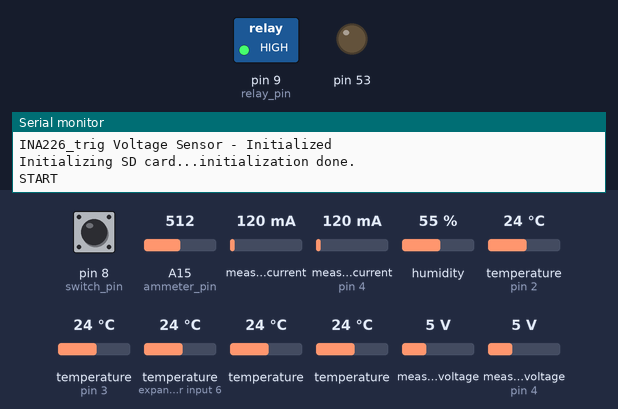
The sketch below on a simulated Arduino Mega 2560, built with avr-gcc and run on an emulated ATmega2560. On the bench: switched loads named in the sketch (green lamp = pin HIGH), output pins drawn as LEDs (lit = HIGH), the last lines printed to the serial monitor. The inputs (shaded band) are chosen by the test bench; at power-on: measured voltage 5 V, pin 8 (switch_pin) HIGH, A15 (ammeter_pin) = 512, measured current 120 mA, measured current (sensor on pin 4) 120 mA, humidity 55 %, temperature (sensors on pin 2, pin 3, expander input 6) 24 °C, temperature 24 °C, measured voltage (sensor on pin 4) 5 V. The local clock reads 2024-03-15 10:24:30 at power-on unless the sketch sets it; storage starts empty.

Above: at 1.2 s.
1.3 s: measured voltage (sensor 0) set to 4.2 V
2.8 s: measured voltage (sensor 0) set to 3.7 V
At 3.5 s:
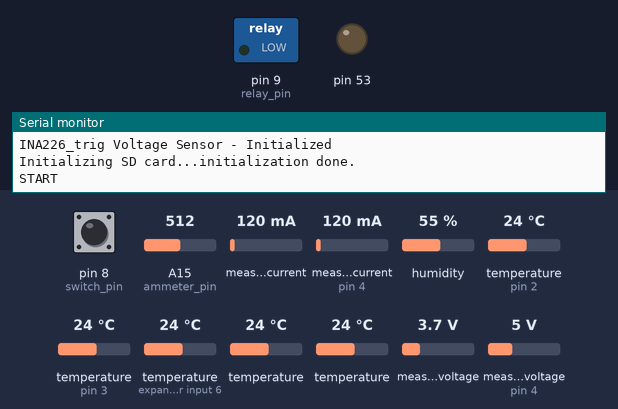
4.6 s: pin 8 (switch_pin) pulled LOW for 0.15 s
At 6.0 s:
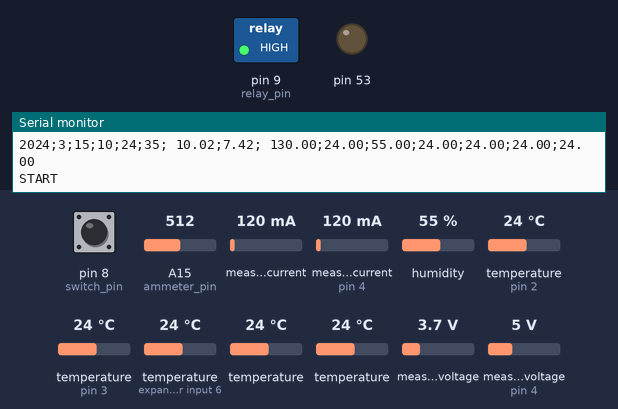
7.0 s: pin 8 (switch_pin) pulled LOW for 1 s
At 8.0 s:
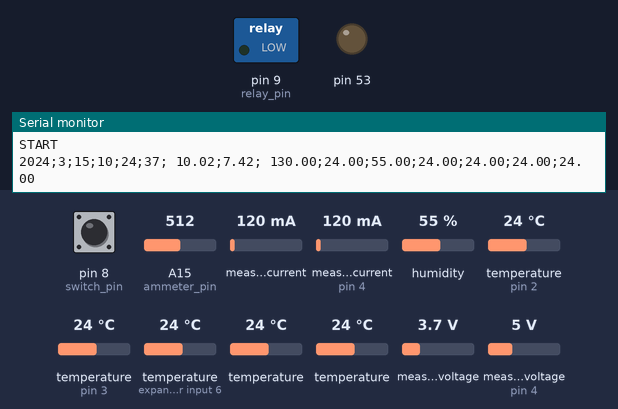
10.3 s: pin 8 (switch_pin) pulled LOW for 3.2 s
At 15.0 s:
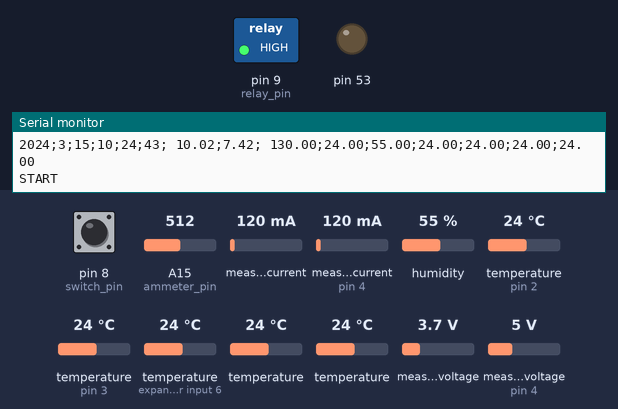
Timing chart, 0 to 34.5 s (numbered marks = the images above; inputs shaded):
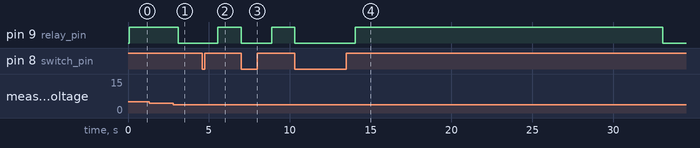

Measured:
- the behaviour switches between 4 and 3.9 V on measured voltage (sensor 0) (found by bisection; images 0 and 1)
- after the input at 1.3 s, every drawn part: stays the same
- after the input at 2.8 s, pin 9 (relay_pin): HIGH → LOW after 0.30 s
- after the input at 4.6 s, pin 9 (relay_pin): LOW → HIGH after 0.96 s
- after the input at 7.0 s, pin 9 (relay_pin): HIGH → LOW at once, → HIGH 1.9 s later
- after the input at 10.3 s, pin 9 (relay_pin): HIGH → LOW after 0.00 s instead of 17.6 s

The sketch:

00c_MEGA_extra.ino
```cpp
/* FOR ONLY BOX-C HARDWARE */

#include <Wire.h>
#include <INA226_WE.h>
#include "RTClib.h"
#include <SPI.h>
#include <SD.h>
#include "DHT.h"
#include <Adafruit_INA219.h>
#include <OneWire.h>
#include <DallasTemperature.h>
#include <avr/wdt.h>
#include <NewPing.h>

/* -------------------------------- Ultrasonics (HC-SR04) Configuration -------------------------------- */
/*
#define TRIGGER_PIN  5  // Arduino pin tied to trigger pin on the ultrasonic sensor.
#define ECHO_PIN     4  // Arduino pin tied to echo pin on the ultrasonic sensor.
#define MAX_DISTANCE 200 // Maximum distance we want to ping for (in centimeters). Maximum sensor distance is rated at 400-500cm.
#define us_roundtrip_mm 5.7
NewPing sonar(TRIGGER_PIN, ECHO_PIN, MAX_DISTANCE);
*/

/* -------------------------------- OneWire (DS18B20) Configuration -------------------------------- */
#define ONE_WIRE_BUS 2
#define TEMPERATURE_PRECISION 12
OneWire oneWire(ONE_WIRE_BUS);
DallasTemperature sensors(&oneWire);
// Update the addresses below according to your OneWire Addresses, check "DallasTemperature" library example (ex. oneWireSearch).
DeviceAddress C0_thermometer = { 0x28, 0x4E, 0x12, 0xFF, 0x0C, 0x00, 0x00, 0xD7 };
DeviceAddress C1_thermometer = { 0x28, 0xBC, 0x54, 0xFE, 0x0C, 0x00, 0x00, 0x31 };
DeviceAddress C2_thermometer = { 0x28, 0xA6, 0xF9, 0x71, 0x15, 0x21, 0x01, 0xA6 };
DeviceAddress C3_thermometer = { 0x28, 0x88, 0x78, 0x38, 0x11, 0x20, 0x06, 0xAF };
float C0_temp, C1_temp, C2_temp, C3_temp;


/* -------------------------------- DHT22 Configuration -------------------------------- */
#define DHTPIN 3
#define DHTTYPE DHT22
DHT dht(DHTPIN, DHTTYPE);
float h, t;
//unsigned long lastDHTreading = 0;
//int DHT_delay_ms = 300;
// ^ not yet uploaded ^

/* -------------------------------- 2x INA226 (Voltmeters) / INA219 (low-Amp) Configuration -------------------------------- */
#define I2C_ADDRESS 0x40
#define I2C_ADDRESS_TRIG 0x44
INA226_WE ina226 = INA226_WE(I2C_ADDRESS);
INA226_WE ina226_trig = INA226_WE(I2C_ADDRESS_TRIG);
Adafruit_INA219 ina219(0x41);
float shuntVoltage_mV = 0.0;
float loadVoltage_V = 0.0;
float busVoltage_V = 0.0;
float current_mA = 0;
float trig_shuntVoltage_mV = 0.0;
float trig_loadVoltage_V = 0.0;
float trig_busVoltage_V = 0.0;

/* -------------------------------- RTC & SD Card Configuration -------------------------------- */
RTC_DS3231 rtc;
DateTime now;
File myFile, myFile2, myFile3, myFile4;
String filename_general = "genC.txt";
String filename_max = "maxC.txt";
String filename_triggerVolt = "trig_Cf.txt";
String filename_log = "log_C.txt";
const byte chipSelect = 53; // same as SS

/* -------------------------------- MPPT Parameters -------------------------------- */
const byte switch_pin = 8;
const byte relay_pin = 9;
float power_mW = 0;
float P_max = 0;
byte k = 0;
unsigned int j = 0;
String buff = "";
unsigned int overload = 0;
byte found_peak_cycles = 0;

/* DO NOT CHANGE THESE VALUES */
bool high = false;
bool discharging = false;
bool firsttime = true;
bool rested = true;
/* DO NOT CHANGE THESE VALUES */

const bool use_hall_effect = true;
const byte trigger_threshold = 10;
const byte limit_volt = 7;
const byte limit_k = 50;
const byte peaks_before_reboot = 10;
//const byte dischargeTime_before_reboot = 2;  // 2 mins

/* -------------------------------- MPPT - Hall effect -------------------------------- */
const int ammeter_pin = A15;
byte sensitive = 100;   // for 20A Range
float offset = 2487;

/* -------------------------------- MPPT - MovAvg for Hall effect (no longer used) --------------------------------
  const byte numReadings = 1;
  float readings[numReadings];      // the readings from the analog input
  byte readIndex = 0;              // the index of the current reading
  float total = 0;                  // the running total
  float average = 0;                // the average
  //float current = 0;
*/

void setup() {
  /* ========================== Initialization ========================== */
  pinMode(switch_pin, INPUT_PULLUP);
  pinMode(relay_pin, OUTPUT);
  digitalWrite(relay_pin, LOW);

  Serial.begin(9600);
  Wire.begin();

  /* ========================== OneWire (DS18B20) ========================== */
  sensors.begin();
  sensors.setResolution(C0_thermometer, TEMPERATURE_PRECISION);
  sensors.setResolution(C1_thermometer, TEMPERATURE_PRECISION);
  sensors.setResolution(C2_thermometer, TEMPERATURE_PRECISION);
  sensors.setResolution(C3_thermometer, TEMPERATURE_PRECISION);
  /* ========================== DHT22 ========================== */
  dht.begin();
  /* ========================== INA226 ========================== */
  ina226.init();
  Serial.println(F("INA226 Voltage Sensor - Initialized"));
  ina226.waitUntilConversionCompleted();

  ina226_trig.init();
  Serial.println(F("INA226_trig Voltage Sensor - Initialized"));
  ina226_trig.waitUntilConversionCompleted();
  /* ========================== INA219 ========================== */
  if (!use_hall_effect) {
    if (!ina219.begin()) {
      Serial.println(F("Failed to find INA219 chip"));
      while (1) {
        delay(10);
      }
    }
  }
  /* ========================== RTC ========================== */
  if (! rtc.begin()) {
    Serial.println(F("Couldn't find RTC"));
    Serial.flush();
    while (1) delay(10);
  }
  if (rtc.lostPower()) {
    Serial.println(F("RTC lost power, let's set the time!"));
    rtc.adjust(DateTime(F(__DATE__), F(__TIME__)));
  }
  /* ========================== SD Card ========================== */
  Serial.print(F("Initializing SD card..."));
  pinMode(SS, OUTPUT);
  if (!SD.begin(chipSelect)) {
    Serial.println("initialization failed!");
    return;
  }
  Serial.println(F("initialization done."));
  /* ========================== MovAvg (no longer used) ========================== */
  /*
    for (int thisReading = 0; thisReading < numReadings; thisReading++) {
    readings[thisReading] = 0;
    }*/
}

/* =================================== MPPT OPERATION =================================== */
void loop() {
  read_trigger_voltage();

  while (trig_loadVoltage_V * 2 < trigger_threshold) {
    if (!rested) digitalWrite(relay_pin, LOW); // open circuit
    rested = true;
    delay(5000); // idle for 5 seconds
    read_trigger_voltage();
    SD_card_triggerVolt();
    Serial.print(F("Waiting for open-circuit voltage to reach threshold, current volt: "));
    Serial.print(trig_loadVoltage_V * 2);
    Serial.println(F(" V, current distance: "));

    if (trig_loadVoltage_V * 2 >= trigger_threshold) break;
  }


  while (true) {
    //Serial.println(String(millis() - checkpoint));
    //checkpoint = millis();
    if (digitalRead(switch_pin) == HIGH && (!high || rested)) {
      Serial.println(F("START"));
      discharging = false;
      buff = "";
      high = true;
      firsttime = true;
      rested = false;
      //start_of_cycle = millis();
      digitalWrite(relay_pin, HIGH);
    }
    else if (digitalRead(switch_pin) == LOW && high) {
      digitalWrite(relay_pin, LOW);
      buff = "";
      high = false;
      j = 0;
    }

    ina226.readAndClearFlags();
    shuntVoltage_mV = ina226.getShuntVoltage_mV();
    busVoltage_V = ina226.getBusVoltage_V();
    loadVoltage_V  = busVoltage_V + (shuntVoltage_mV / 1000);

    if (!use_hall_effect) current_mA = ina219.getCurrent_mA();
    else if (use_hall_effect) current_mA = getCurrentAvg() * 1000;

    power_mW = (loadVoltage_V * 2) * current_mA;

    if (high && !discharging) {
      if (firsttime) {
        buff = "-9;0\n";
        buff += String(loadVoltage_V * 2) + ";" + String(current_mA, 1) + "\n";
        firsttime = false;
        j++;
        P_max = 0;
        k = 0;
        overload = 0;
      }
      else if (j < 250) {
        buff += String(loadVoltage_V * 2) + ";" + String(current_mA, 1) + "\n";
        j++;
      }
      else if (j == 250) {
        byte newline_index = buff.indexOf("\n", 5);
        buff.remove(5, newline_index + 1 - 5);
        buff.concat(String(loadVoltage_V * 2) + ";" + String(current_mA, 1) + "\n");
        overload++;
        if (overload == 300 * 10) {
          digitalWrite(relay_pin, LOW);
          Serial.println(F("Cannot find MPPT peaks within 3000 rows ... Discharge & Reboot ..."));
          SD_card_log();
          delay(120000);
          Serial.println(F("REBOOT\n"));
          software_Reboot();
        }
      }
      //Serial.println(loadVoltage_V * 2);
      if (loadVoltage_V * 2 >= limit_volt) {
        if (power_mW > P_max) {
          P_max = power_mW;
          k = 0;
          continue;
        }
        else {
          if (power_mW < 0.8 * P_max) {
            k++;
            if (k > limit_k) {
              digitalWrite(relay_pin, LOW);
              sensors.requestTemperatures();
              C0_temp = read_surface_temperature(C0_thermometer);
              C1_temp = read_surface_temperature(C1_thermometer);
              C2_temp = read_surface_temperature(C2_thermometer);
              C3_temp = read_surface_temperature(C3_thermometer);
              read_DHT();
              now = rtc.now();
              SD_card_timePowerAmbTempAtMAX();
              buff.concat(String(now.year()) + ";"
                          + String(now.month()) + ";"
                          + String(now.day()) + ";"
                          + String(now.hour()) + ";"
                          + String(now.minute()) + ";"
                          + String(now.second()));
              SD_card_allAtOnce();
              P_max = 0;
              k = 0;
              j = 0;
              discharging = true;
              firsttime = true;
              found_peak_cycles++;
              Serial.println(overload);
              Serial.println(found_peak_cycles);
              continue;
            }
            else continue;
          }
          else continue;
        }
      }
      else continue;
    }
    else if (high && discharging) {
      delay(200);
      if (found_peak_cycles == peaks_before_reboot) {
        Serial.println(F("Numbers of peaks reach threshold ... Discharge & Reboot ..."));
        delay(120000);
        Serial.println(F("REBOOT\n"));
        software_Reboot();
      }
      Serial.println(String(loadVoltage_V * 2) + ";" + String(current_mA, 1));
      if (loadVoltage_V * 2 < limit_volt) {
        read_trigger_voltage();
        SD_card_triggerVolt();
        if (trig_loadVoltage_V * 2 >= trigger_threshold) {
          Serial.println(F("START"));
          discharging = false;
          digitalWrite(relay_pin, HIGH);
          continue;
        }
        else {
          rested = false;
          break;
        }
      }
    }
    else if (!high) {
      read_trigger_voltage();
      SD_card_triggerVolt();  // <-- already includes DHT22 and Time readings!
      Serial.println(String(now.year()) + ";"
                     + String(now.month()) + ";"
                     + String(now.day()) + ";"
                     + String(now.hour()) + ";"
                     + String(now.minute()) + ";"
                     + String(now.second()) + ";" + " "
                     + String(trig_loadVoltage_V * 2) + ";"
                     + String(loadVoltage_V * 2) + ";" + " "
                     + String(current_mA) + ";"
                     + String(t) + ";"
                     + String(h) + ";"
                     + String(C0_temp) + ";"
                     + String(C1_temp) + ";"
                     + String(C2_temp) + ";"
                     + String(C3_temp));
      delay(100);
      if (trig_loadVoltage_V * 2 < trigger_threshold) {
        rested = false;
        break;
      }
    }
  }
}

/* =================================== FUNCTION ZONE =================================== */

float getCurrentAvg() {
  int count = 4;
  float sum = 0;
  for (int i = 0; i < count; i++) {
    sum += getCurrent();
    //delay(1);
  }
  float val = sum / count;
  return val;
}

float getCurrent() {
  int a = analogRead(ammeter_pin);
  float v = (a / 1024.0) * 5000;
  float c = (v - offset) / sensitive;
  return c;
}

void SD_card_timePowerAmbTempAtMAX() {
  myFile2 = SD.open(filename_max, FILE_WRITE);
  if (myFile2) {
    String entire_line = String(now.year()) + ";"
                         + String(now.month()) + ";"
                         + String(now.day()) + ";"
                         + String(now.hour()) + ";"
                         + String(now.minute()) + ";"
                         + String(now.second()) + ";"
                         + String(P_max) + ";"
                         + String(t) + ";"
                         + String(h) + ";"
                         + String(C0_temp) + ";"
                         + String(C1_temp) + ";"
                         + String(C2_temp) + ";"
                         + String(C3_temp);
    myFile2.println(entire_line);
    myFile2.close();
    Serial.println(entire_line);
  } else Serial.println("error opening" + filename_max);
}

void read_DHT() {
  h = dht.readHumidity();
  t = dht.readTemperature();
  if (isnan(h) || isnan(t)) {
    Serial.println(F("Failed to read from DHT sensor!"));
    return;
  }
}

float read_surface_temperature(DeviceAddress deviceAddress)
{
  float tempC = sensors.getTempC(deviceAddress);
  if (tempC == DEVICE_DISCONNECTED_C) {
    //Serial.println("Error: Could not read temperature data");
    return -1.0;
  }
  return tempC;
}

void SD_card_allAtOnce() {
  myFile = SD.open(filename_general, FILE_WRITE);
  if (myFile) {
    myFile.println(buff);
    myFile.close();
    //Serial.println(buff);
  } else Serial.println("error opening" + filename_general);
}

void software_Reboot()
{
  wdt_enable(WDTO_15MS);
  delay(100);
}

void read_trigger_voltage() {
  ina226_trig.readAndClearFlags();
  trig_shuntVoltage_mV = ina226_trig.getShuntVoltage_mV();
  trig_busVoltage_V = ina226_trig.getBusVoltage_V();
  trig_loadVoltage_V  = trig_busVoltage_V + (trig_shuntVoltage_mV / 1000);
}

void SD_card_triggerVolt() {
  sensors.requestTemperatures();
  C0_temp = read_surface_temperature(C0_thermometer);
  C1_temp = read_surface_temperature(C1_thermometer);
  C2_temp = read_surface_temperature(C2_thermometer);
  C3_temp = read_surface_temperature(C3_thermometer);
  read_DHT();
  now = rtc.now();
  myFile3 = SD.open(filename_triggerVolt, FILE_WRITE);
  if (myFile3) {
    myFile3.println(String(now.year()) + ";"
                    + String(now.month()) + ";"
                    + String(now.day()) + ";"
                    + String(now.hour()) + ";"
                    + String(now.minute()) + ";"
                    + String(now.second()) + ";"
                    + String(trig_loadVoltage_V * 2) + ";"
                    + String(t) + ";"
                    + String(h) + ";"
                    + String(C0_temp) + ";"
                    + String(C1_temp) + ";"
                    + String(C2_temp) + ";"
                    + String(C3_temp));
    myFile3.close();
  } else Serial.println("error opening" + filename_triggerVolt);
}

void SD_card_log() {
  now = rtc.now();
  buff.concat(String(now.year()) + ";"
              + String(now.month()) + ";"
              + String(now.day()) + ";"
              + String(now.hour()) + ";"
              + String(now.minute()) + ";"
              + String(now.second()));
  myFile4 = SD.open(filename_log, FILE_WRITE);
  if (myFile4) {
    myFile4.println(buff);
    myFile4.close();
  } else Serial.println("error opening" + filename_log);
}
/* =================================== End of this file =================================== */
```
